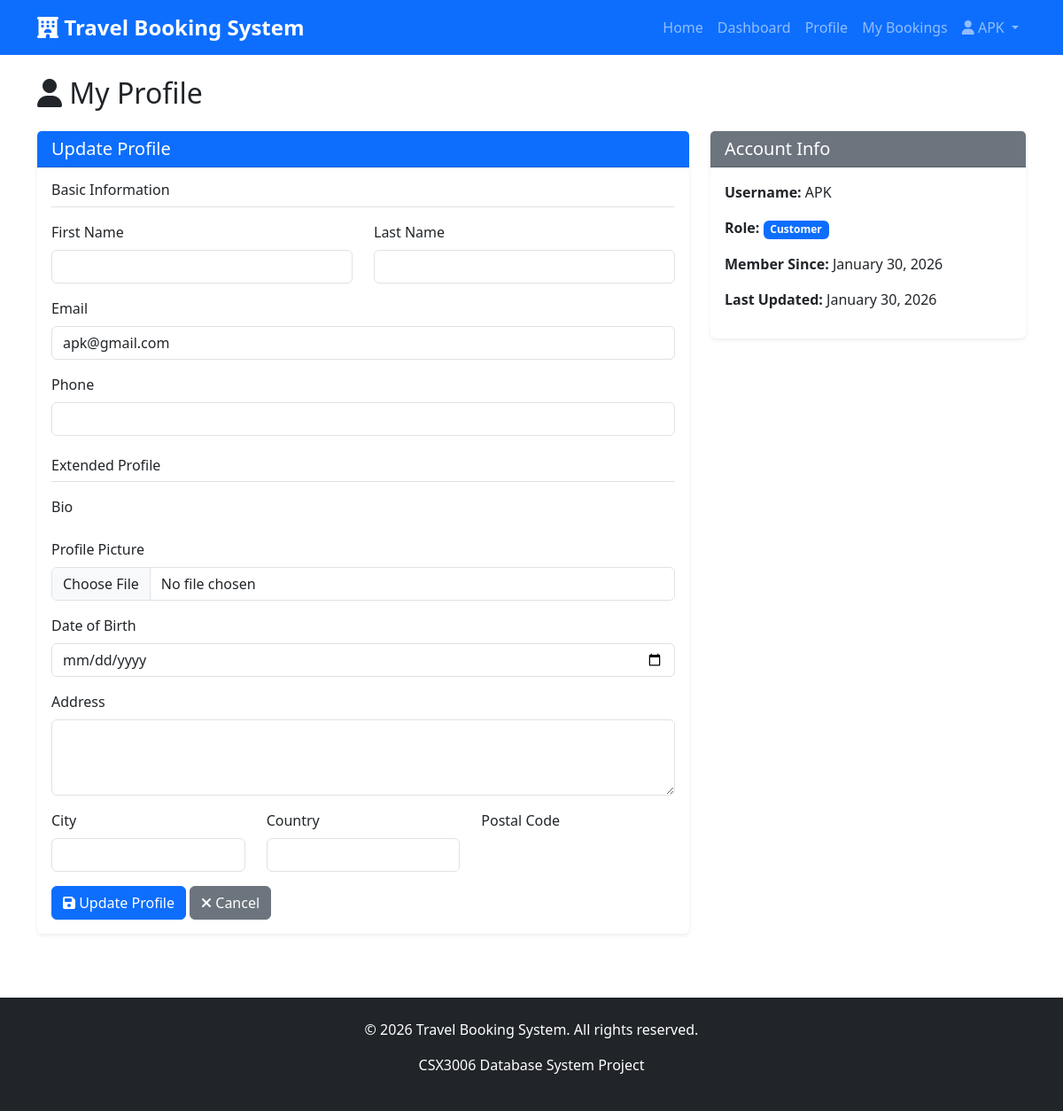
The app's page /accounts/profile/ (signed in) with its own data.
### accounts/models.py (models this page shows, shortened)
class User(AbstractUser):
    ROLE_CHOICES = [
        ('customer', 'Customer'),
        ('partner', 'Partner Admin'),
        ('admin', 'System Admin'),
    ]
    role = models.CharField(
        max_length=20,
        choices=ROLE_CHOICES,
        default='customer',
        help_text='User role in the system'
    )
    email = models.EmailField(
        unique=True,
        help_text='Email address (must be unique)'
    )
    phone = models.CharField(
        max_length=15,
        blank=True,
        null=True,
        help_text='Contact phone number'
    )
    created_at = models.DateTimeField(auto_now_add=True)
    updated_at = models.DateTimeField(auto_now=True)
    class Meta:
        verbose_name = 'User'
        verbose_name_plural = 'Users'
        ordering = ['-created_at']

class UserProfile(models.Model):
    user = models.OneToOneField(
        User,
        on_delete=models.CASCADE,
        related_name='profile'
    )
    profile_picture = models.ImageField(
        upload_to='profiles/',
        blank=True,
        null=True
    )
    date_of_birth = models.DateField(
        blank=True,
        null=True
    )
    address = models.TextField(
        blank=True,
        null=True
    )
    city = models.CharField(
        max_length=100,
        blank=True,
        null=True
    )
    country = models.CharField(
        max_length=100,
        blank=True,
        null=True
    )

### accounts/views.py (the view)
# urls.py: path('profile/', views.profile_view, name='profile'),
@login_required
def profile_view(request):
    profile, created = UserProfile.objects.get_or_create(user=request.user)
    if request.method == 'POST':
        user_form = UserUpdateForm(request.POST, instance=request.user)
        profile_form = UserProfileUpdateForm(request.POST, request.FILES, instance=profile)
        if user_form.is_valid() and profile_form.is_valid():
            user_form.save()
            profile_form.save()
            messages.success(request, 'Your profile has been updated!')
            return redirect('accounts:profile')
        else:
            messages.error(request, 'Please correct the errors below.')
    else:
        user_form = UserUpdateForm(instance=request.user)
        profile_form = UserProfileUpdateForm(instance=profile)
    context = {
        'user_form': user_form,
        'profile_form': profile_form,
    }
    return render(request, 'accounts/profile.html', context)

### accounts/forms.py
class UserUpdateForm(forms.ModelForm):
    class Meta:
        model = User
        fields = ['first_name', 'last_name', 'email', 'phone']
        widgets = {
            'first_name': forms.TextInput(attrs={'class': 'form-control'}),
            'last_name': forms.TextInput(attrs={'class': 'form-control'}),
            'email': forms.EmailInput(attrs={'class': 'form-control'}),
            'phone': forms.TextInput(attrs={'class': 'form-control'}),
        }

class UserProfileUpdateForm(forms.ModelForm):
    class Meta:
        model = UserProfile
        fields = ['profile_picture', 'date_of_birth', 'address', 'city', 'country']
        widgets = {
            'profile_picture': forms.FileInput(attrs={'class': 'form-control'}),
            'date_of_birth': forms.DateInput(attrs={'class': 'form-control', 'type': 'date'}),
            'address': forms.Textarea(attrs={'class': 'form-control', 'rows': 3}),
            'city': forms.TextInput(attrs={'class': 'form-control'}),
            'country': forms.TextInput(attrs={'class': 'form-control'}),
        }

### templates/accounts/profile.html (shortened to what this page needs)
{% extends 'base.html' %}
{% block content %}
<div class="container">
    <h2 class="mb-4"><i class="fas fa-user"></i> My Profile</h2>
    <div class="row">
        <div class="col-md-8">
            <div class="card">
                <div class="card-header bg-primary text-white">
                    <h5 class="mb-0">Update Profile</h5>
                </div>
                <div class="card-body">
                    <form method="post" enctype="multipart/form-data">
                        <h6 class="border-bottom pb-2 mb-3">Basic Information</h6>
                        <div class="row">
                            <div class="col-md-6 mb-3">
                                <label class="form-label">First Name</label>
                                {{ user_form.first_name }}
                            </div>
                            <div class="col-md-6 mb-3">
                                <label class="form-label">Last Name</label>
                                {{ user_form.last_name }}
                            </div>
                        </div>
                        <div class="mb-3">
                            <label class="form-label">Email</label>
                            {{ user_form.email }}
                        </div>
                        <div class="mb-3">
                            <label class="form-label">Phone</label>
                            {{ user_form.phone }}
                        </div>
                        <h6 class="border-bottom pb-2 mb-3 mt-4">Extended Profile</h6>
                        <div class="mb-3">
                            <label class="form-label">Bio</label>
                        </div>
                        <div class="mb-3">
                            <label class="form-label">Profile Picture</label>
                            {{ profile_form.profile_picture }}
                        </div>
                        <div class="mb-3">
                            <label class="form-label">Date of Birth</label>
                            {{ profile_form.date_of_birth }}
                        </div>
                        <div class="mb-3">
                            <label class="form-label">Address</label>
                            {{ profile_form.address }}
                        </div>
                        <div class="row">
                            <div class="col-md-4 mb-3">
                                <label class="form-label">City</label>
                                {{ profile_form.city }}
                            </div>
                            <div class="col-md-4 mb-3">
                                <label class="form-label">Country</label>
                                {{ profile_form.country }}
                            </div>
                            <div class="col-md-4 mb-3">
                                <label class="form-label">Postal Code</label>
                            </div>
                        </div>
                        <button type="submit" class="btn btn-primary">
                            <i class="fas fa-save"></i> Update Profile
                        </button>
                        <a href="{% url 'accounts:dashboard' %}" class="btn btn-secondary">
                            <i class="fas fa-times"></i> Cancel
                        </a>
                    </form>
                </div>
            </div>
        </div>
        <div class="col-md-4">
            <div class="card">
                <div class="card-header bg-secondary text-white">
                    <h5 class="mb-0">Account Info</h5>
                </div>
                <div class="card-body">
                    <p><strong>Username:</strong> {{ user.username }}</p>
                    <p><strong>Role:</strong> <span class="badge bg-primary">{{ user.get_role_display }}</span></p>
                    <p><strong>Member Since:</strong> {{ user.created_at|date:"F d, Y" }}</p>
                    <p><strong>Last Updated:</strong> {{ user.updated_at|date:"F d, Y" }}</p>
                </div>
            </div>
        </div>
    </div>
</div>
{% endblock %}

### templates/base.html (shortened to what this page needs)
<!DOCTYPE html>
<html lang="en">
<head>
    <link href="https://cdn.jsdelivr.net/npm/bootstrap@5.3.0/dist/css/bootstrap.min.css" rel="stylesheet">
    <link rel="stylesheet" href="https://cdnjs.cloudflare.com/ajax/libs/font-awesome/6.4.0/css/all.min.css">
    {% load static %}
    <link rel="stylesheet" href="{% static 'css/style.css' %}">
</head>
<body>
    <nav class="navbar navbar-expand-lg navbar-dark bg-primary">
        <div class="container">
            <a class="navbar-brand" href="{% url 'home' %}">
                <i class="fas fa-hotel"></i> Travel Booking System
            </a>
            <div class="collapse navbar-collapse" id="navbarNav">
                <ul class="navbar-nav ms-auto">
                    <li class="nav-item">
                        <a class="nav-link" href="{% url 'home' %}">Home</a>
                    </li>
                    {% if user.is_authenticated %}
                        <li class="nav-item">
                            <a class="nav-link" href="{% url 'accounts:dashboard' %}">Dashboard</a>
                        </li>
                        <li class="nav-item">
                            <a class="nav-link" href="{% url 'accounts:profile' %}">Profile</a>
                        </li>
                        <li class="nav-item">
                            <a class="nav-link" href="{% url 'bookings:my_bookings' %}">My Bookings</a>
                        </li>
                        <li class="nav-item dropdown">
                            <a class="nav-link dropdown-toggle" href="#" id="userDropdown"
                               role="button" data-bs-toggle="dropdown">
                                <i class="fas fa-user"></i> {{ user.get_full_name|default:user.username }}
                            </a>
                        </li>
                    {% endif %}
                </ul>
            </div>
        </div>
    </nav>
    <main class="py-4">
        {% block content %}{% endblock %}
    </main>
    <footer class="bg-dark text-white mt-5 py-4">
        <div class="container text-center">
            <p>&copy; 2026 Travel Booking System. All rights reserved.</p>
            <p>CSX3006 Database System Project</p>
        </div>
    </footer>
</body>
</html>

### static/css/style.css (style rules this page uses)
:root { --primary-color: #0d6efd; --secondary-color: #6c757d; --success-color: #198754; --danger-color: #dc3545; --warning-color: #ffc107; --info-color: #0dcaf0; }
body { font-family: 'Segoe UI', Tahoma, Geneva, Verdana, sans-serif; min-height: 100vh; display: flex; flex-direction: column; }
main { flex: 1; }
.card { transition: transform 0.2s; border: none; box-shadow: 0 0.125rem 0.25rem rgba(0,0,0,0.075); }
.btn { transition: all 0.3s; }
footer { margin-top: auto; }
.navbar-brand { font-weight: bold; font-size: 1.5rem; }

### records on screen
User: get_full_name "APK", email "apk@gmail.com", username "APK", role "Customer", created_at "January 30, 2026", updated_at "January 30, 2026"
